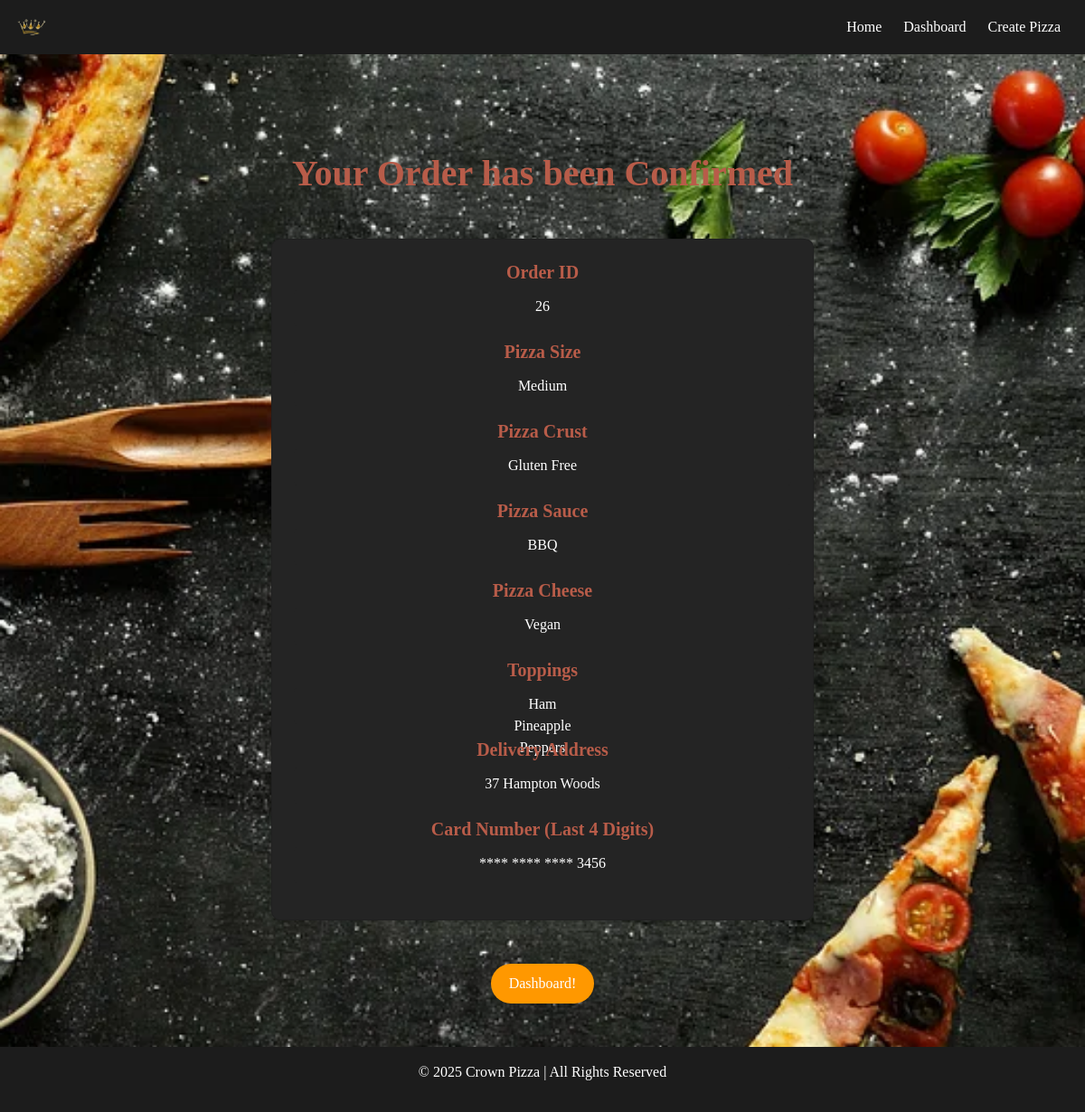
The app's page /order_confirmation/26/ (signed in) with its own data.
### PizzaApp/models.py (models this page shows, shortened)
class Order(models.Model):
    user = models.ForeignKey(User, on_delete=models.CASCADE, null=True, blank=True)
    pizza_size = models.ForeignKey(PizzaSize, on_delete=models.CASCADE, default=1)
    pizza_crust = models.ForeignKey(PizzaCrust, on_delete=models.CASCADE, default=1)
    pizza_sauce = models.ForeignKey(PizzaSauce, on_delete=models.CASCADE, default=1)
    pizza_cheese = models.ForeignKey(PizzaCheese, on_delete=models.CASCADE, default=1)
    toppings = models.ManyToManyField(PizzaTopping, blank=True)
    full_name = models.CharField(max_length=100)
    delivery_address = models.TextField()
    card_number = models.CharField(max_length=16, default="0000000000000000")  # Fake card for DB
    card_expiry_date = models.CharField(max_length=5, default="00/00")  # Placeholder
    card_cvv = models.CharField(max_length=3, default="000")  # Placeholder

class PizzaSize(models.Model):
    name = models.CharField(max_length=100)
    price = models.DecimalField(max_digits=5, decimal_places=2, default=10.99)  # Default price

class PizzaCrust(models.Model):
    name = models.CharField(max_length=100, default="Normal")  # Default crust

class PizzaSauce(models.Model):
    name = models.CharField(max_length=100, default="Tomato")  # Default sauce

class PizzaCheese(models.Model):
    name = models.CharField(max_length=100, default="Mozzarella")  # Default cheese

class PizzaTopping(models.Model):
    name = models.CharField(max_length=100)
    price = models.DecimalField(max_digits=5, decimal_places=2, default=0.00)
    image = models.ImageField(upload_to='toppings_images/', null=True, blank=True)

### PizzaApp/views.py (the view)
# urls.py: path('order_confirmation/<int:order_id>/', views.order_confirmation, name='order_confirmation'),
@login_required
def order_confirmation(request, order_id):
    print(f"Fetching order with ID: {order_id}")  # Debug: Check if the correct order ID is passed
    order = get_object_or_404(Order, id=order_id, user=request.user)
    pizza_size = order.pizza_size.name if order.pizza_size else "No size selected"
    pizza_crust = order.pizza_crust.name if order.pizza_crust else "No crust selected"
    pizza_sauce = order.pizza_sauce.name if order.pizza_sauce else "No sauce selected"
    pizza_cheese = order.pizza_cheese.name if order.pizza_cheese else "No cheese selected"
    toppings = order.toppings.all()
    last_four_digits = order.card_number[-4:] if order.card_number and len(order.card_number) >= 4 else "****"
    return render(request, 'order_confirmation.html', {
        'order': order,
        'pizza_size': pizza_size,
        'pizza_crust': pizza_crust,
        'pizza_sauce': pizza_sauce,
        'pizza_cheese': pizza_cheese,
        'toppings': toppings,
        'last_four_digits': last_four_digits
    })

### PizzaApp/templates/order_confirmation.html
{% extends 'base.html' %}
{% load static %}
{% block content %}
<h1 class="text-center">Your Order has been Confirmed</h1>
<div class="container my-5">
    <div class="card p-4 shadow-sm text-center" style="width: 100%; max-width: 600px; background-color: rgb(36, 36, 36); border-radius: 10px; margin: 0 auto;">
        <div class="mb-3" style="text-align: center;">
            <h5>Order ID</h5>
            <div class="form-control" style="background-color: rgb(36, 36, 36); color: white; border: none; text-align: center;">
                {{ order.id }}
            </div>
        </div>
        <div class="mb-3" style="text-align: center;">
            <h5>Pizza Size</h5>
            <div class="form-control" style="background-color: rgb(36, 36, 36); color: white; border: none; text-align: center;">
                {{ pizza_size }}
            </div>
        </div>
        <div class="mb-3" style="text-align: center;">
            <h5>Pizza Crust</h5>
            <div class="form-control" style="background-color: rgb(36, 36, 36); color: white; border: none; text-align: center;">
                {{ pizza_crust }}
            </div>
        </div>
        <div class="mb-3" style="text-align: center;">
            <h5>Pizza Sauce</h5>
            <div class="form-control" style="background-color: rgb(36, 36, 36); color: white; border: none; text-align: center;">
                {{ pizza_sauce }}
            </div>
        </div>
        <div class="mb-3" style="text-align: center;">
            <h5>Pizza Cheese</h5>
            <div class="form-control" style="background-color: rgb(36, 36, 36); color: white; border: none; text-align: center;">
                {{ pizza_cheese }}
            </div>
        </div>
        <div class="mb-3" style="text-align: center;">
            <h5>Toppings</h5>
            <div class="form-control" style="background-color: rgb(36, 36, 36); color: white; border: none; text-align: center;">
                {% for topping in toppings %}
                    <div>{{ topping.name }}</div>
                {% endfor %}
            </div>
        </div>
        <div class="mb-3" style="text-align: center;">
            <h5>Delivery Address</h5>
            <div class="form-control" style="background-color: rgb(36, 36, 36); color: white; border: none; text-align: center;">
                {{ order.delivery_address }}
            </div>
        </div>
        <div class="mb-3" style="text-align: center;">
            <h5>Card Number (Last 4 Digits)</h5>
            <div class="form-control" style="background-color: rgb(36, 36, 36); color: white; border: none; text-align: center;">
                **** **** **** {{ last_four_digits }}
            </div>
        </div>
    </div>
</div>
<div class="text-center mt-4">
    <a href="{% url 'dashboard' %}" class="btn btn-secondary btn-lg">Dashboard!</a>
</div>
{% endblock %}

### PizzaApp/static/css/styles.css (style rules this page uses)
:root { --primary-color: #B85C49; --secondary-color: #D4AF37; --background-color: #F5F5F5; --text-color: rgb(240, 236, 236); --footer-color: #1c1c1c; --navbar-color: #1c1c1c; }
html, body { height: 100%; margin: 0; }
body { display: flex; flex-direction: column; min-height: 100vh; background-color: var(--background-color); background-image: url('/static/images/background.webp'); background-size: cover; background-position: center; background-attachment: fixed; background-repeat: no-repeat; color: var(--text-color); font-family: 'Lora', serif; }
h1, h2, h3, h4, h5 { color: var(--primary-color); font-weight: bold; text-align: center; }
.btn-primary, .btn-secondary { border: none; border-radius: 30px; padding: 10px 20px; font-size: 16px; transition: background-color 0.3s ease; }
.btn-secondary { background-color: #FF9800; color: white; }
.form-control { width: 100%; max-width: 100%; height: 40px; background-color: rgb(36, 36, 36); color: white; border: none; text-align: center; }

### records on screen
Order: id "26", delivery_address "37 Hampton Woods"
PizzaSize: name "Medium"
PizzaCrust: name "Gluten Free"
PizzaSauce: name "BBQ"
PizzaCheese: name "Vegan"
PizzaTopping: name "Ham"
PizzaTopping: name "Pineapple"
PizzaTopping: name "Peppers"

### other values on screen
{{ last_four_digits }} "3456"
